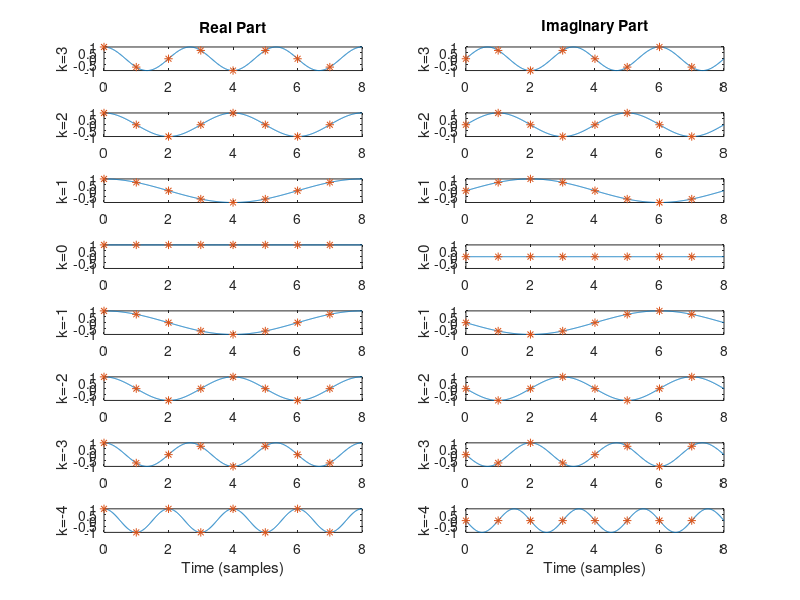

Source code (MATLAB):
N=8;
fs=1;

n = [0:N-1]; % row
t = [0:0.01:N]; % interpolated
k=fliplr(n)' - N/2;
fk = k*fs/N;
wk = 2*pi*fk;
clf;
for i=1:N
  subplot(N,2,2*i-1);
  plot(t,cos(wk(i)*t))
  axis([0,8,-1,1]);
  hold on;
  plot(n,cos(wk(i)*n),'*')
  if i==1
    title('Real Part');
  end;
  ylabel(sprintf('k=%d',k(i)));
  if i==N
    xlabel('Time (samples)');
  end;
  subplot(N,2,2*i);
  plot(t,sin(wk(i)*t))
  axis([0,8,-1,1]);
  hold on;
  plot(n,sin(wk(i)*n),'*')
  ylabel(sprintf('k=%d',k(i)));
  if i==1
    title('Imaginary Part');
  end;
  if i==N
    xlabel('Time (samples)');
  end;
end
